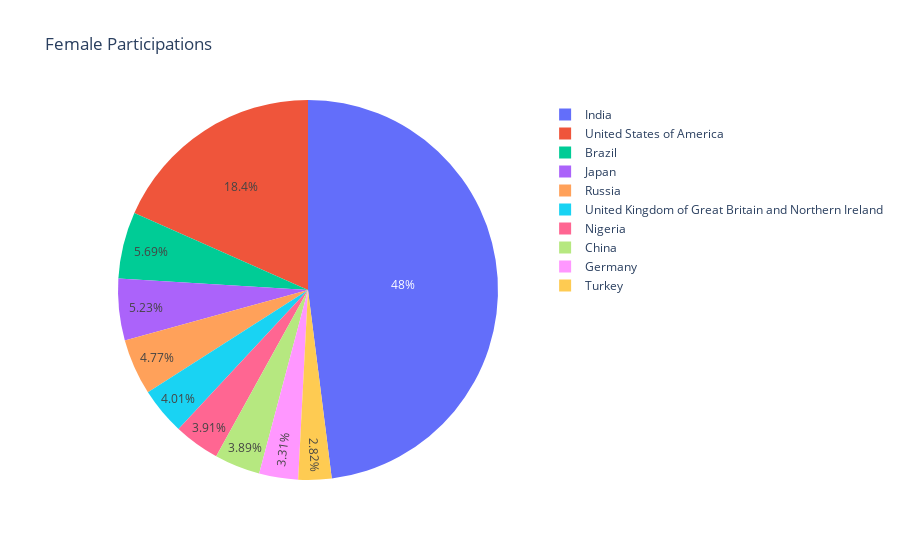

The code cell stored with this chart in its notebook:
### Markdown cell above
### 2. Plot

Your stakeholder wants to know the gender distribution in the countries where most people participated in the survey. He is interested in the top 10 countries.
And in the top 10 countries with the most number of female survey participants.

### Code cell
import pandas as pd

# Import dataframe
df = pd._____("kaggle_survey_dataset_small.csv", index_col= 0) # read_csv
# delete the first row 
df.drop(0, axis= 0, inplace=True)

# subset only required variables (Q3 = countries, and Q2 = gender)
df1 = df[["Q3", "Q2"]]

# one-hot-encoding the "Q2"
g_dummy = pd.____(df1["Q2"]) # use one hot encoding get_dummies
# concatenate g_dummy to df1
df_dummy = pd.concat([df1, g_dummy], axis=1)

# groupby the country and sort by women, to get the 10 countries with most women participation in survey
woman_sort = df_dummy._____("Q3").count().sort_values("Woman", ascending=False) # Use group by
# get only 10 countries
df_women_sort = woman_sort.loc["India":"Turkey"]
# delete the "Other" from country list
df_women_sort.drop("Other", axis=0, inplace=True)
df_women_sort._____inplace= True) # reset index
df_women_sort

#import plotly
import plotly.express as px

# creating simple pie plot with plotly
fig = _____(df_women_sort, values = "Woman", names= "Q3", title = "Female Participations") # use px.pie
fig.show()

### Figure 1 — Plotly figure (JSON) as saved in the notebook; plotly's stock layout.template omitted (floating-point values rounded to 4 significant figures)
{"data": [{"domain": {"x": [0, 1], "y": [0, 1]}, "hovertemplate": "Q3=%{label}<br>Woman=%{value}<extra></extra>", "labels": ["India", "United States of America", "Brazil", "Japan", "Russia", "United Kingdom of Great Britain and Northern Ireland", "Nigeria", "China", "Germany", "Turkey"], "legendgroup": "", "name": "", "showlegend": true, "type": "pie", "values": [5851, 2237, 694, 638, 582, 489, 476, 474, 404, 344]}], "layout": {"legend": {"tracegroupgap": 0}, "title": {"text": "Female Participations"}}}
